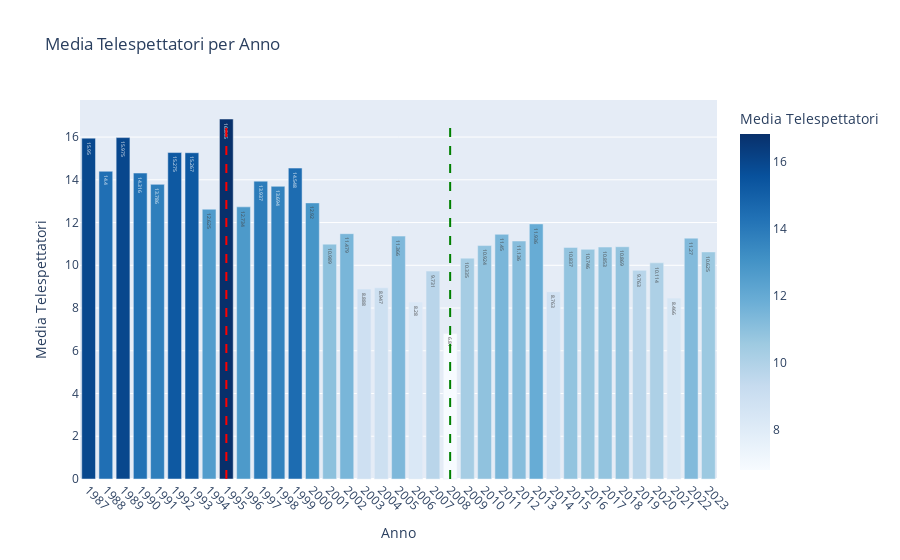

Write notebook code for a chart like this one.
### Markdown cell above
Media telespettatori per ciascuna edizione del Festival

### Code cell
import pandas as pd
import plotly.express as px


data = {
    'Edizione': ['38ª', '37ª', '39ª', '45ª', '73ª', '47ª', '42ª', '50ª', '44ª', '49ª', '52ª', '55ª', '72ª', '41ª', '48ª', '43ª', '40ª', '46ª', '70ª', '68ª', '51ª', '67ª', '62ª', '69ª', '66ª', '65ª', '63ª', '59ª', '71ª', '61ª', '64ª', '57ª', '60ª', '56ª', '53ª', '54ª', '58ª'],
    'Anno': [1988, 1987, 1989, 1995, 2023, 1997, 1992, 2000, 1994, 1999, 2002, 2005, 2022, 1991, 1998, 1993, 1990, 1996, 2020, 2018, 2001, 2017, 2012, 2019, 2016, 2015, 2013, 2009, 2021, 2011, 2014, 2007, 2010, 2006, 2003, 2004, 2008],
    'Telespettatori_Media': [14.400, 15.950, 15.975, 16.845, 10.625, 13.937, 15.275, 12.920, 12.625, 14.548, 11.479, 11.366, 11.270, 13.786, 13.694, 15.267, 14.316, 12.734, 10.114, 10.869, 10.989, 10.853, 11.136, 9.763, 10.746, 10.837, 11.936, 10.335, 8.466, 11.450, 8.763, 9.731, 10.924, 8.280, 8.888, 8.947, 6.810],
    'Share_Media': [63.35, 68.71, 66.13, 66.42, 63.38, 58.11, 60.32, 54.25, 53.63, 56.02, 54.02, 52.79, 58.00, 52.29, 52.62, 56.11, 63.88, 52.99, 54.78, 52.16, 47.42, 50.42, 47.29, 49.38, 49.58, 48.64, 47.49, 47.96, 46.24, 47.70, 39.32, 48.07, 47.84, 40.17, 43.44, 38.98, 36.56]
}

df = pd.DataFrame(data)


fig = px.bar(df, x='Anno', y='Telespettatori_Media', text='Telespettatori_Media',
             title='Media Telespettatori per Anno', labels={'Telespettatori_Media': 'Media Telespettatori'},
             hover_name='Edizione', color='Telespettatori_Media',
             color_continuous_scale=px.colors.sequential.Blues)


anno_max_media = df.loc[df['Telespettatori_Media'].idxmax()]['Anno']
anno_min_media = df.loc[df['Telespettatori_Media'].idxmin()]['Anno']

fig.add_shape(type='line', x0=anno_max_media, x1=anno_max_media, y0=0, y1=df['Telespettatori_Media'].max(),
              line=dict(color='red', width=2, dash='dash'), name=f'Massima ({anno_max_media})')

fig.add_shape(type='line', x0=anno_min_media, x1=anno_min_media, y0=0, y1=df['Telespettatori_Media'].max(),
              line=dict(color='green', width=2, dash='dash'), name=f'Minima ({anno_min_media})')


fig.update_layout(xaxis=dict(tickmode='linear', tickangle=45),
                  yaxis=dict(title='Media Telespettatori'),
                  showlegend=True)


fig.show()

### Figure 1 — Plotly figure (JSON) as saved in the notebook; plotly's stock layout.template omitted (floating-point values rounded to 4 significant figures)
{"data": [{"alignmentgroup": "True", "hovertemplate": "<b>%{hovertext}</b><br><br>Anno=%{x}<br>Media Telespettatori=%{marker.color}<extra></extra>", "hovertext": ["38ª", "37ª", "39ª", "45ª", "73ª", "47ª", "42ª", "50ª", "44ª", "49ª", "52ª", "55ª", "72ª", "41ª", "48ª", "43ª", "40ª", "46ª", "70ª", "68ª", "51ª", "67ª", "62ª", "69ª", "66ª", "65ª", "63ª", "59ª", "71ª", "61ª", "64ª", "57ª", "60ª", "56ª", "53ª", "54ª", "58ª"], "legendgroup": "", "marker": {"color": [14.4, 15.95, 15.97, 16.84, 10.62, 13.94, 15.28, 12.92, 12.62, 14.55, 11.48, 11.37, 11.27, 13.79, 13.69, 15.27, 14.32, 12.73, 10.11, 10.87, 10.99, 10.85, 11.14, 9.763, 10.75, 10.84, 11.94, 10.34, 8.466, 11.45, 8.763, 9.731, 10.92, 8.28, 8.888, 8.947, 6.81], "coloraxis": "coloraxis", "pattern": {"shape": ""}}, "name": "", "offsetgroup": "", "orientation": "v", "showlegend": false, "text": [14.4, 15.95, 15.97, 16.84, 10.62, 13.94, 15.28, 12.92, 12.62, 14.55, 11.48, 11.37, 11.27, 13.79, 13.69, 15.27, 14.32, 12.73, 10.11, 10.87, 10.99, 10.85, 11.14, 9.763, 10.75, 10.84, 11.94, 10.34, 8.466, 11.45, 8.763, 9.731, 10.92, 8.28, 8.888, 8.947, 6.81], "textposition": "auto", "type": "bar", "x": [1988, 1987, 1989, 1995, 2023, 1997, 1992, 2000, 1994, 1999, 2002, 2005, 2022, 1991, 1998, 1993, 1990, 1996, 2020, 2018, 2001, 2017, 2012, 2019, 2016, 2015, 2013, 2009, 2021, 2011, 2014, 2007, 2010, 2006, 2003, 2004, 2008], "xaxis": "x", "y": [14.4, 15.95, 15.97, 16.84, 10.62, 13.94, 15.28, 12.92, 12.62, 14.55, 11.48, 11.37, 11.27, 13.79, 13.69, 15.27, 14.32, 12.73, 10.11, 10.87, 10.99, 10.85, 11.14, 9.763, 10.75, 10.84, 11.94, 10.34, 8.466, 11.45, 8.763, 9.731, 10.92, 8.28, 8.888, 8.947, 6.81], "yaxis": "y"}], "layout": {"barmode": "relative", "coloraxis": {"colorbar": {"title": {"text": "Media Telespettatori"}}, "colorscale": [[0, "rgb(247,251,255)"], [0.125, "rgb(222,235,247)"], [0.25, "rgb(198,219,239)"], [0.375, "rgb(158,202,225)"], [0.5, "rgb(107,174,214)"], [0.625, "rgb(66,146,198)"], [0.75, "rgb(33,113,181)"], [0.875, "rgb(8,81,156)"], [1, "rgb(8,48,107)"]]}, "legend": {"tracegroupgap": 0}, "shapes": [{"line": {"color": "red", "dash": "dash", "width": 2}, "name": "Massima (1995)", "type": "line", "x0": 1995, "x1": 1995, "y0": 0, "y1": 16.84}, {"line": {"color": "green", "dash": "dash", "width": 2}, "name": "Minima (2008)", "type": "line", "x0": 2008, "x1": 2008, "y0": 0, "y1": 16.84}], "showlegend": true, "title": {"text": "Media Telespettatori per Anno"}, "xaxis": {"anchor": "y", "domain": [0, 1], "tickangle": 45, "tickmode": "linear", "title": {"text": "Anno"}}, "yaxis": {"anchor": "x", "domain": [0, 1], "title": {"text": "Media Telespettatori"}}}}
